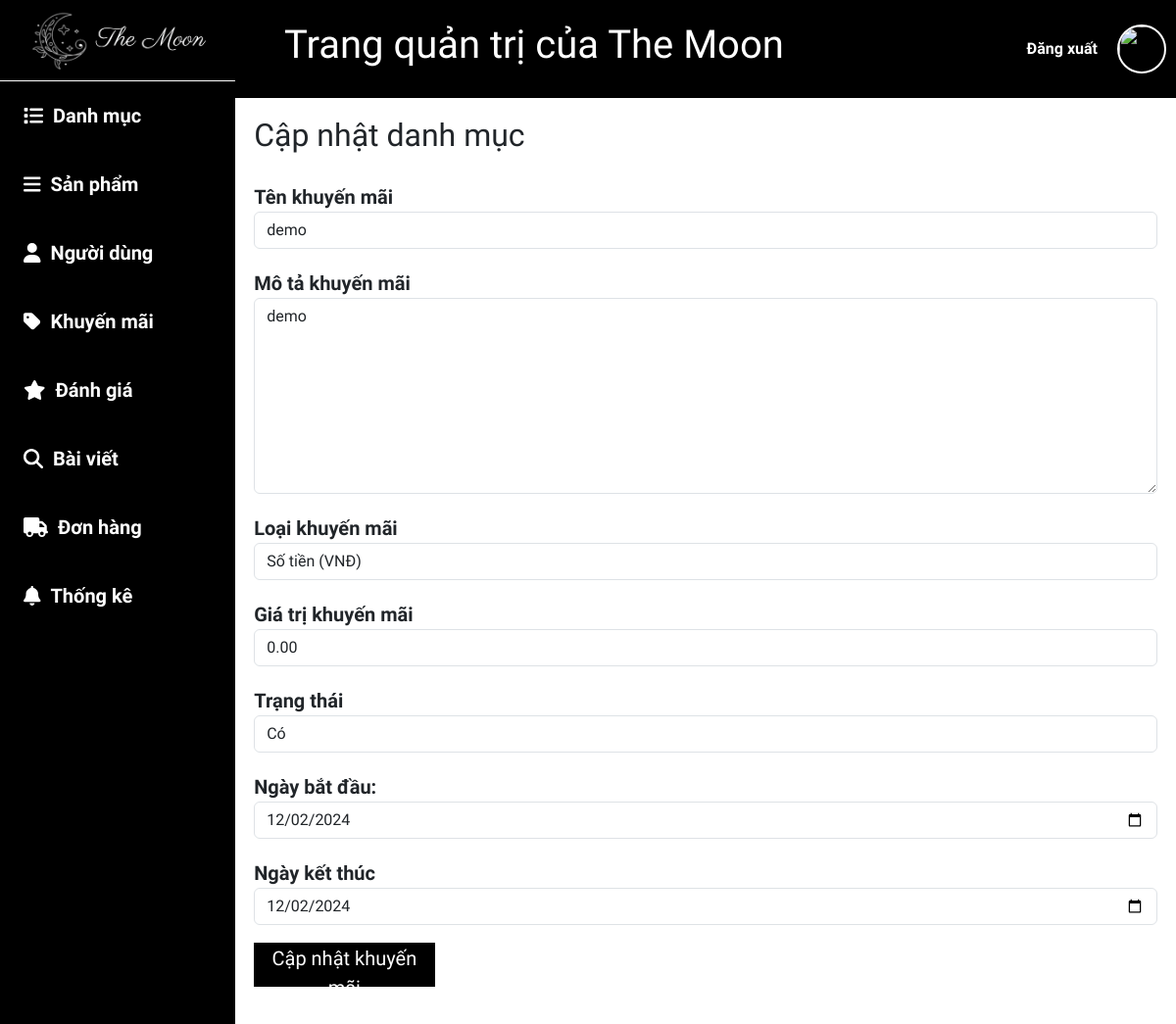
/admin/index.php?view=editdiscount&id=1 (signed in), run on the app's committed database.
### tables this page shows
CREATE TABLE `khuyen_mai` (
  `id` int(11) NOT NULL COMMENT 'Mã khuyến mãi',
  `ten` varchar(255) NOT NULL COMMENT 'Tên khuyến mãi',
  `mo_ta` text NOT NULL COMMENT 'Mô tả khuyến mãi',
  `loai_km` enum('phan_tram','so_tien') NOT NULL COMMENT 'Loại khuyến mãi (% hoặc số tiền cụ thể)',
  `gia_tri_km` decimal(10,2) NOT NULL COMMENT 'Giá trị khuyến mãi',
  `ngay_bat_dau` date NOT NULL COMMENT 'Ngày bắt đầu khuyến mãi',
  `ngay_ket_thuc` date NOT NULL COMMENT 'Ngày kết thúc khuyến mãi',
  `trang_thai` tinyint(1) NOT NULL DEFAULT 0 COMMENT 'Trạng thái khuyến mãi',
  `ngay_nhap` timestamp NOT NULL DEFAULT current_timestamp() COMMENT 'Ngày nhập khuyến mãi'
);

### app/model/database.php (called while the page is built, shortened)
<?php
class Database
{
  private $servername = "localhost";
  private $username = "root";
  private $password = "";
  private $dbname = "themoon";
  private $conn;
  private $stmt;
  public function __construct()
  {
    try {
      $this->conn = new PDO("mysql:host=$this->servername;dbname=$this->dbname;charset=utf8", $this->username, $this->password);
      $this->conn->setAttribute(PDO::ATTR_ERRMODE, PDO::ERRMODE_EXCEPTION);
    } catch (PDOException $e) {
      echo "Connection failed: " . $e->getMessage();
    }
  }
  function query($sql, $param = [])
  {
    $this->stmt = $this->conn->prepare($sql);
    $this->stmt->execute($param);
    return $this->stmt;
  }
  function getOne($sql, $param = [])
  {
    $stmt = $this->query($sql, $param);
    return $this->stmt->fetch(PDO::FETCH_ASSOC);
  }
}

### app/model/CartModel.php (called while the page is built, shortened)
<?php
class CartModel
{
    private $db;
    function __construct()
    {
        $this->db = new Database();
    }
    function getIdDiscount($id)
    {
        $sql = "SELECT * FROM khuyen_mai WHERE id = $id";
        return $this->db->getOne($sql);
    }
}

### admin/view/edit_discount.php (the view, shortened to what this page needs)
<div class="control">
    <h2>Cập nhật danh mục</h2>
    <div>
        <form action="index.php?view=edit_discount" method="post" enctype="multipart/form-data">
            <?php
            $detail_discount = $data['detail_discount'];
            ?>
            <label for="">Tên khuyến mãi</label>
            <input type="text" name="name" id="name" class="form-control" value="<?= $detail_discount['ten'] ?>">
            <label for="">Mô tả khuyến mãi</label>
            <textarea name="description" id="description" class="form-control"><?= $detail_discount['mo_ta'] ?></textarea>
            <label for="">Loại khuyến mãi</label>
            <select name="type" id="type" class="form-control">
                <?php
                $type = [];
                if ($detail_discount['loai_km'] == 'phan_tram') {
                    $type .= '<option value="phan_tram" selected>Phần trăm (%)</option>';
                    $type .= '<option value="so_tien">Số tiền (VNĐ)</option>';
                } else {
                    $type .= '<option value="phan_tram">Phần trăm (%)</option>';
                    $type .= '<option value="so_tien" selected>Số tiền (VNĐ)</option>';
                }
                echo $type;
                ?>
            </select>
            <label for="">Giá trị khuyến mãi</label>
            <input type="number" name="value" id="value" value="<?= $detail_discount['gia_tri_km'] ?>" class="form-control">
            <label for="">Trạng thái</label>
            <select name="status" id="status" class="form-control">
                <?php
                $status = '';
                if (isset($detail_discount['trang_thai']) && $detail_discount['trang_thai'] === 1) {
                    $status .= '<option value="1" selected>Có</option>';
                    $status .= '<option value="0">Không</option>';
                } else {
                    $status .= '<option value="1">Có</option>';
                    $status .= '<option value="0" selected>Không</option>';
                }
                echo $status;
                ?>
            </select>
            <?php
            function formatDateForInput($date)
            {
                if (!empty($date)) {
                    $dateObject = DateTime::createFromFormat('Y-m-d', $date);
                    return $dateObject ? $dateObject->format('Y-m-d') : '';
                }
                return '';
            }
            $start_date = isset($detail_discount['ngay_bat_dau']) ? formatDateForInput($detail_discount['ngay_bat_dau']) : '';
            $end_date = isset($detail_discount['ngay_ket_thuc']) ? formatDateForInput($detail_discount['ngay_ket_thuc']) : '';
            ?>
            <label for="start">Ngày bắt đầu:</label>
            <input type="date" name="start" id="start" value="<?= $start_date ?>" class="form-control">
            <label for="">Ngày kết thúc</label>
            <input type="date" name="end" id="end" value="<?= $end_date ?>" class="form-control">
            <button type="submit" name="sub">Cập nhật khuyến mãi</button>
        </form>
    </div>
</div>

### public/css/admin.css (style rules this page uses)
body { width: 100%; height: 1000px; margin: 0; }
.control { margin: 2%; }
.control label { font-size: 20px; margin-top: 20px; }
.control button { margin: 2% 0; height: 45px; width: 20%; font-size: 20px; border: none; background-color: black; color: white; }
.control textarea { height: 200px; }

### data on the page
khuyen_mai: name "demo", description "demo", type "Số tiền (VNĐ)", value "0.00", status "Có", start "12/02/2024", end "12/02/2024"
